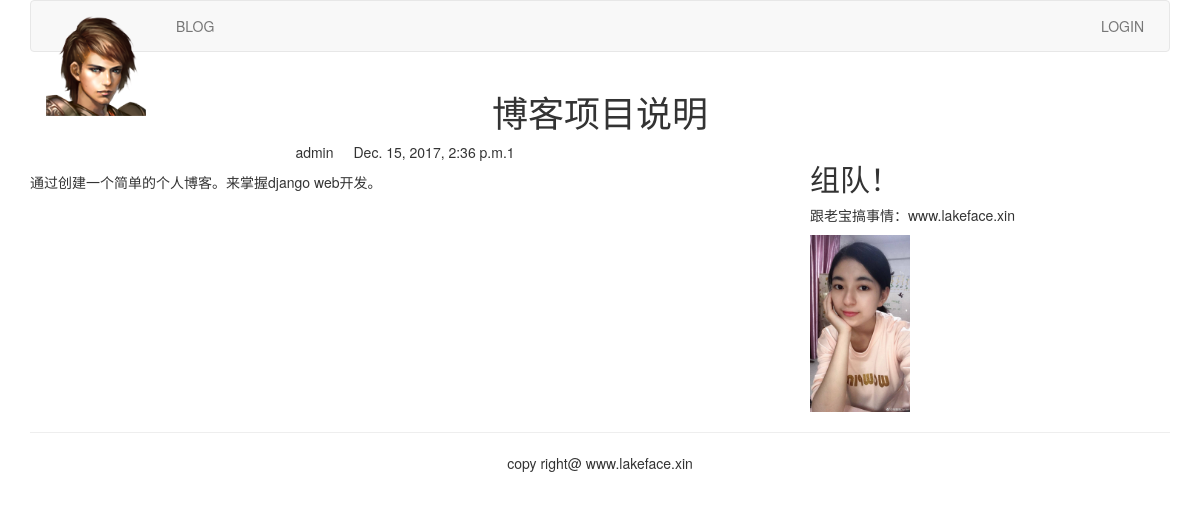
Page /blog/1/ on the committed database.
### blog/models.py (models this page shows, shortened)
class BlogArticles(models.Model):
    title = models.CharField(max_length=300)
    author = models.ForeignKey(User, related_name='blog_posts')
    body = models.TextField()
    publish = models.DateTimeField(default=timezone.now)
    class Meta:
        ordering = ("-publish",)

### blog/views.py (the view)
# urls.py: url(r'^(?P<article_id>\d)/$', views.blog_article, name="blog_article"),
def blog_article(request, article_id):
    article = BlogArticles.objects.get(id=article_id)
    pub = article.publish
    return render(request, 'blog/content.html', {"article": article, "publish": pub})

### templates/blog/content.html (shortened to what this page needs)
{% extends "base.html" %}
{% block content %}
{% load staticfiles %}
<div class="row text-center vertical-middle-sm">
	<h1>{{ article.title }}</h1>
</div>
<div class="row">
	<div class="col-xs-12 col-md-8">
		<p class="text-center"><span>{{ article.author.username }}</span><span style="margin-left: 20px">{{ publish }}1</span></p>
		<div>{{ article.body }}</div>
	</div>
	<div class="col-xs-6 col-md-4">
		<h2>组队！</h2>
		<p>跟老宝搞事情：www.lakeface.xin</p>
		<img width="100px" src="{% static '/images/missliu.jpg' %}">
	</div>
</div>
{% endblock %}

### rows in the picture
BlogArticles: title "博客项目说明", author.username "admin", publish "Dec. 15, 2017, 2:36 p.m.", body "通过创建一个简单的个人博客。来掌握django web开发。"
